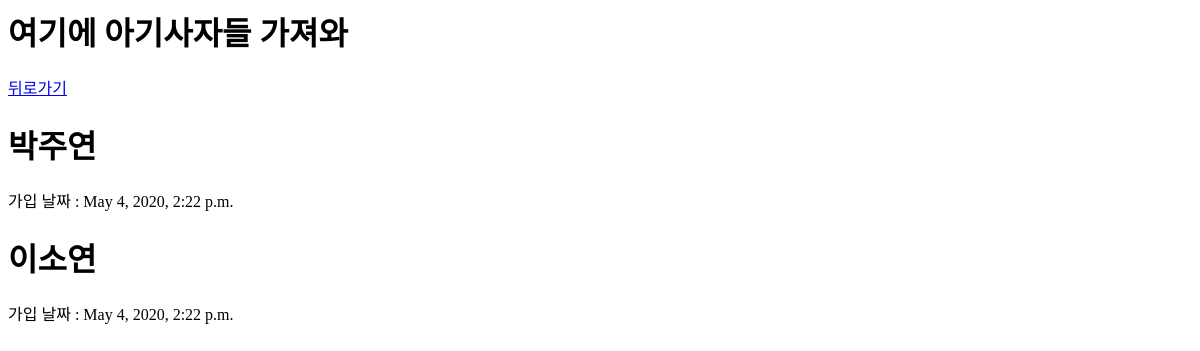
/lions/, run on an earlier commit of the app's database.
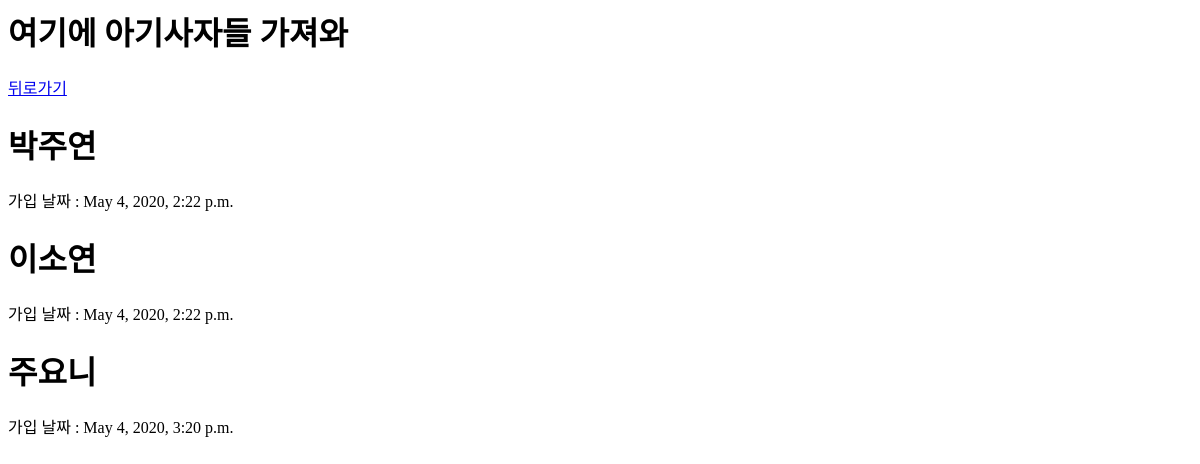
And on a later commit of the database.
### myapp/models.py (models this page shows, shortened)
class Lion(models.Model):
    name = models.CharField(max_length = 100)
    age = models.IntegerField()
    create_date = models.DateTimeField(default = timezone.now)

### myapp/views.py (the view)
# urls.py: path('lions/', myapp.views.lion_list, name = 'lions'),
def lion_list(request):
    lion_list = Lion.objects.all()
    return render(request, 'myapp/lions.html', {'lion_list' : lion_list})

### myapp/templates/myapp/lions.html
<body>
    <div class = "header">
        <h1>여기에 아기사자들 가져와</h1>
    </div>
    <div>
        <a href = "{% url 'home' %}">뒤로가기</a>
    </div>
    {% for lion in lion_list %}
    <div class = "lion">
        <h1>{{lion.name}}</h1>
        <p>가입 날짜 : {{ lion.create_date}}</p>
    </div>
    {% endfor %}
</body>

What changed in the data, as far as the page shows it:
added Lion: name "주요니", create_date "May 4, 2020, 3:20 p.m."
